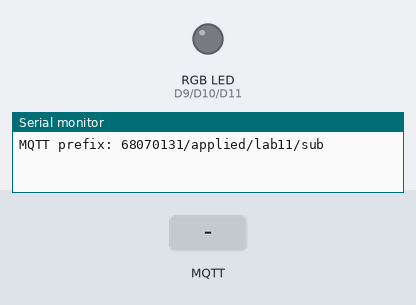
This sketch was run on a simulated Arduino Uno R4 WiFi. Shown: an RGB LED mixed from three pins (HIGH = lit), the last lines printed to the serial monitor. The inputs (shaded band) are chosen by the test bench. WiFi joins after 1.5 s; servers stay silent unless stated; no MQTT or app messages arrive unless stated.

Above: at 2.7 s.
2.8 s: MQTT message "RED" arrives on the first subscribed topic
At 5.6 s:
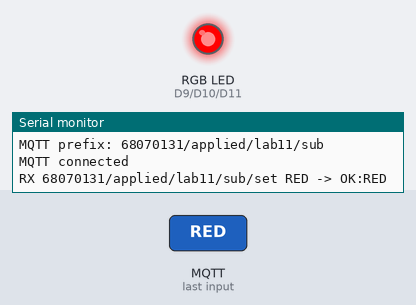
5.8 s: MQTT message "GREEN" arrives on the first subscribed topic
At 6.9 s:
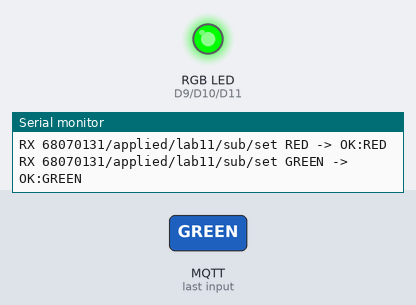
7.3 s: MQTT message "BLUE" arrives on the first subscribed topic
At 8.0 s:
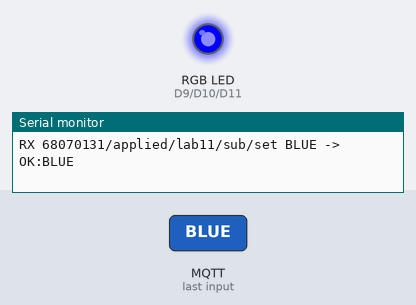
Timing chart, 0 to 10.3 s (numbered marks = the images above; inputs shaded):
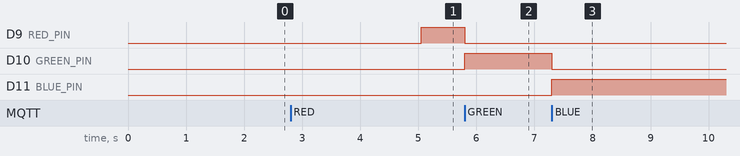

Measured:
- after the input at 2.8 s, D9 (RED_PIN): LOW → HIGH after 2.3 s
- after the input at 5.8 s, D9 (RED_PIN): HIGH → LOW at once; D10 (GREEN_PIN): LOW → HIGH at once
- after the input at 7.3 s, D10 (GREEN_PIN): HIGH → LOW at once; D11 (BLUE_PIN): LOW → HIGH at once

The sketch:

RGB_Web_Control_sub.ino
```cpp
/*
  11 RGBรับสีจากเว็บและแจ้งสถานะ / รับคำสั่งจากเว็บ (Subscribe)
  Arduino UNO R4 WiFi | Broker phycom.it.kmitl.ac.th:1883
  Topic prefix 68070131/applied/lab11/sub
  รหัส Wi-Fi ตัวอย่างนี้ถูกระบุตามโจทย์; Repository เป็น public ควรเปลี่ยนรหัสหรือย้ายเป็น secrets ก่อนใช้จริง
  วงจร: ดู README.md และ assets/circuit-lab11.svg
  คำสั่งเว็บตัวอย่าง: RED
  ทดสอบที่คาดหวัง: ขา D9 เป็น HIGH; D10 และ D11 เป็น LOW
*/
#include <WiFiS3.h>
#include <MQTTClient.h>
#include <math.h>
const byte RED_PIN=9,GREEN_PIN=10,BLUE_PIN=11;String color="OFF";byte colorPhase=0;
void showColor(String s){digitalWrite(RED_PIN,s=="RED"?HIGH:LOW);digitalWrite(GREEN_PIN,s=="GREEN"?HIGH:LOW);digitalWrite(BLUE_PIN,s=="BLUE"?HIGH:LOW);}
const char WIFI_SSID[]="EDOK";
const char WIFI_PASSWORD[]="1234567890";
const char MQTT_HOST[]="phycom.it.kmitl.ac.th";
const unsigned int MQTT_PORT=1883;
const char TOPIC_PREFIX[]="68070131/applied/lab11/sub";
const bool SEND_DATA=false;
const bool RECEIVE_COMMANDS=true;
WiFiClient network;
MQTTClient mqtt(1024);
String topicData,topicSet,topicState,clientId;
unsigned long lastSample=0,lastWiFi=0,lastMqtt=0;
const unsigned long SAMPLE_MS=1000UL;
bool remoteActive=false,ackPending=false;
String lastAck="BOOT";

// รับคำสั่งจากเว็บ: ไม่ Publish ภายใน callback
bool applyRemote(String payload){
  payload.toUpperCase();if(payload=="R")payload="RED";if(payload=="G")payload="GREEN";if(payload=="B")payload="BLUE";if(payload!="RED"&&payload!="GREEN"&&payload!="BLUE"&&payload!="OFF")return false;color=payload;remoteActive=true;showColor(color);return true;
}
void onMqttMessage(String &topic,String &payload){
  if(topic!=topicSet)return;
  payload.trim();
  if(payload.length()==0||payload.length()>32){lastAck="ERROR:SIZE";ackPending=true;return;}
  bool accepted=applyRemote(payload);
  lastAck=accepted?String("OK:")+payload:String("ERROR:VALUE");
  ackPending=true;
  Serial.println(String("RX ")+topic+" "+payload+" -> "+lastAck);
}

// โค้ดเซนเซอร์/เอาต์พุตของ LAB
void setupHardware(){pinMode(RED_PIN,OUTPUT);pinMode(GREEN_PIN,OUTPUT);pinMode(BLUE_PIN,OUTPUT);showColor("OFF");}
String sampleHardware(){
  if(!remoteActive){colorPhase=(colorPhase+1)%3;color=colorPhase==0?"RED":colorPhase==1?"GREEN":"BLUE";showColor(color);}return color;
}
void maintainNetwork(){
  unsigned long now=millis();
  if(WiFi.status()!=WL_CONNECTED){
    if(now-lastWiFi>=10000UL){lastWiFi=now;WiFi.begin(WIFI_SSID,WIFI_PASSWORD);}
    return;
  }
  if(!mqtt.connected()){
    if(now-lastMqtt>=5000UL){
      lastMqtt=now;
      if(mqtt.connect(clientId.c_str())){
        Serial.println("MQTT connected");
        if(RECEIVE_COMMANDS)mqtt.subscribe(topicSet);
      }else Serial.println("MQTT retry later");
    }
    return;
  }
  mqtt.loop();
  if(RECEIVE_COMMANDS && SEND_DATA && ackPending){
    if(mqtt.publish(topicState,lastAck))ackPending=false;
  }
}
void setup(){
  Serial.begin(115200);
  setupHardware();
  topicData=String(TOPIC_PREFIX)+"/data";
  topicSet=String(TOPIC_PREFIX)+"/set";
  topicState=String(TOPIC_PREFIX)+"/state";
  byte mac[6]={0};
  WiFi.macAddress(mac);
  clientId="phycom-lab11-sub-";
  for(byte i=0;i<6;i++){if(mac[i]<16)clientId+="0";clientId+=String(mac[i],HEX);}
  mqtt.begin(MQTT_HOST,MQTT_PORT,network);
  mqtt.onMessage(onMqttMessage);
  WiFi.begin(WIFI_SSID,WIFI_PASSWORD);
  Serial.println(String("MQTT prefix: ")+TOPIC_PREFIX);
}
void loop(){
  maintainNetwork();
  if(millis()-lastSample<SAMPLE_MS)return;
  lastSample=millis();
  if(!SEND_DATA)return; // โหมด Subscribe ควบคุมจากเว็บอย่างเดียว
  String measurement=sampleHardware();
  if(measurement.length()==0)return;
  Serial.println(String("LOCAL ")+measurement);
  if(mqtt.connected())mqtt.publish(topicData,measurement);
}
```
